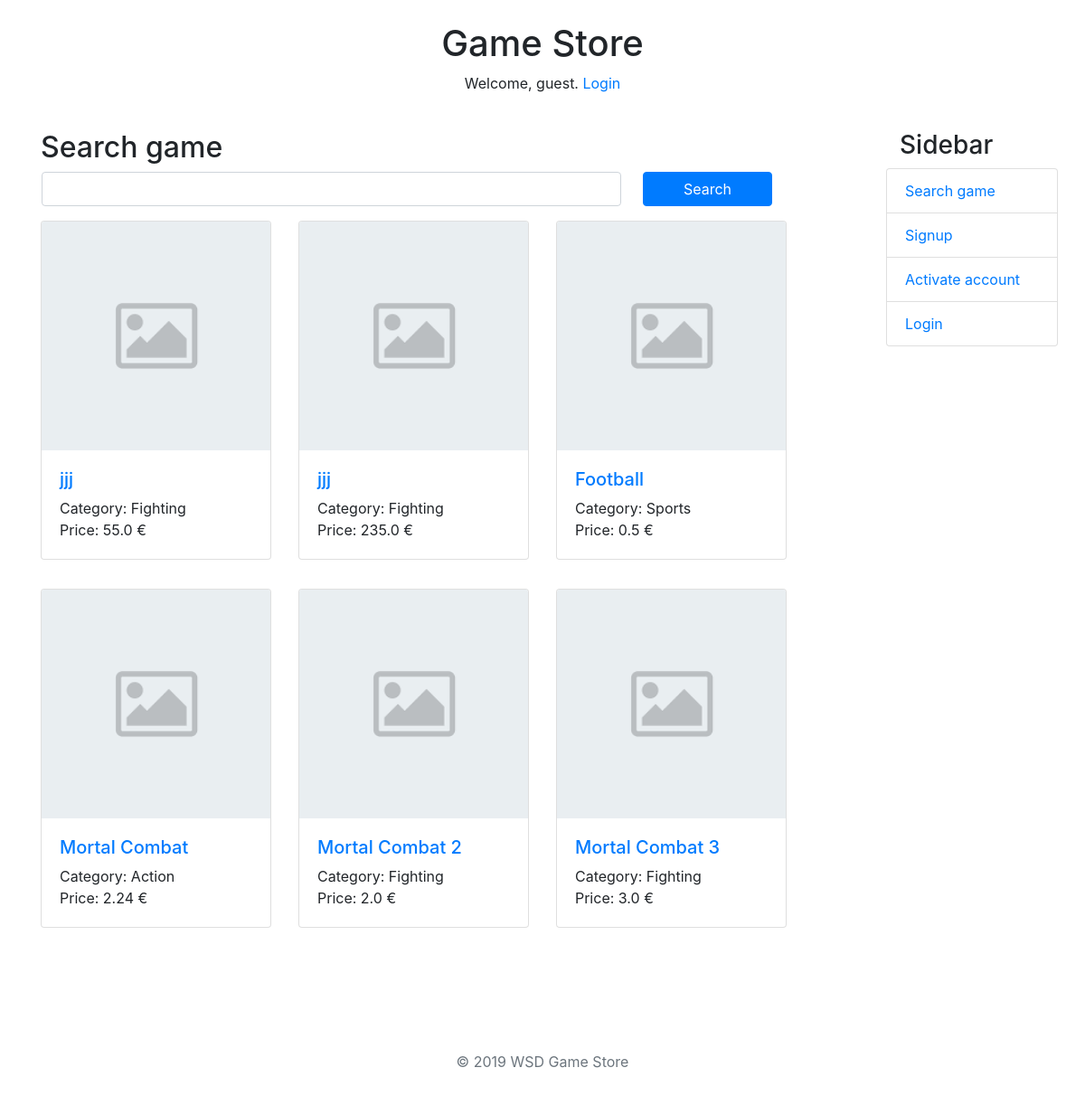
The app's page /search_game/, older data.
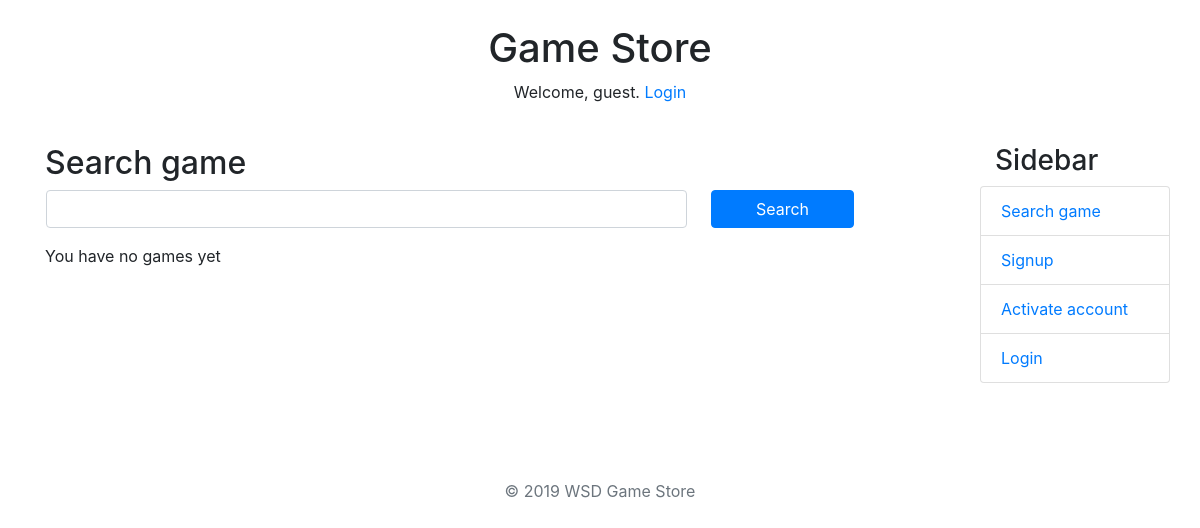
The same page, newer data.
### gamestore/models.py (models this page shows)
class Game(models.Model):
    name = models.CharField(max_length=50)
    price = models.FloatField()
    pictureUrl = models.URLField(blank=True)
    description = models.TextField(max_length=200, blank=True)
    gameUrl = models.URLField()
    date = models.DateField(default=date.today)
    category = models.CharField(max_length=20, choices=CATEGORY_CHOICES)
    developer = models.ForeignKey(UserProfile, on_delete=models.CASCADE, related_name='developer')
    age_limit = models.PositiveSmallIntegerField()
    class Meta:
        ordering = ["-date", "name"]
    pass

### gamestore/views/game.py (the view)
# urls.py: re_path(r'^search_game/$', game.search_game, name='search_game'),
def search_game(request):
    developer = False
    if request.user.is_authenticated:
        developer = request.user.userprofile.is_developer()
    games = Game.objects.all()
    args = {
        'games' : games,
        'developer' : developer,
    }
    return render(request, "game/search_game.html", args)

### gamestore/templates/game/search_game.html (shortened to what this page needs)
{% extends "base.html" %}
{% block content %}
<h2>Search game</h2>
<form method="post" action="">{% csrf_token %}
  <div class="row">
    <input class="form-control search-query col-9 mr-4 ml-3" type="text" id="search" maxlength="50" name="search">
    <a class="btn btn-primary col-2" href="#" role="button">Search</a>
  </div>
</form>
{% include 'game/games_list.html' %}
{% endblock %}

### gamestore/templates/game/games_list.html
{% load static %}
<div class="row">
    {% for game in games %}
    <div class="col-sm-4 my-3">
        <div class="card">
          {% if not game.pictureUrl %}
            <img class="card-img-top" src="{% static 'images/default_pic.png' %}" alt="Default Game Picture">
          {% else %}
            <img class="card-img-top" src={{ game.pictureUrl }} alt="Game Picture">
          {% endif %}
          <div class="card-body">
            <h5><a class="card-title" href="/games/{{ game.id }}">{{ game.name }}</a></h5>
            <p class="card-text">Category: {{ game.get_category_display }}<br>
                                 Price: {{ game.price }} €
            </p>
          </div>
        </div>
    </div>
    {% empty %}
    <div class="col-sm-4 my-3">
        You have no games yet
    </div>
    {% endfor %}
</div>

Row changes from the older to the newer data that the page shows:
removed Game: name "jjj", category "Fighting", price "55.0"
removed Game: name "jjj", category "Fighting", price "235.0"
removed Game: name "Football", category "Sports", price "0.5"
removed Game: name "Mortal Combat", category "Action", price "2.24"
removed Game: name "Mortal Combat 2", category "Fighting", price "2.0"
removed Game: name "Mortal Combat 3", category "Fighting", price "3.0"
Text that changed along with them:
text now shown: "You have no games yet"
